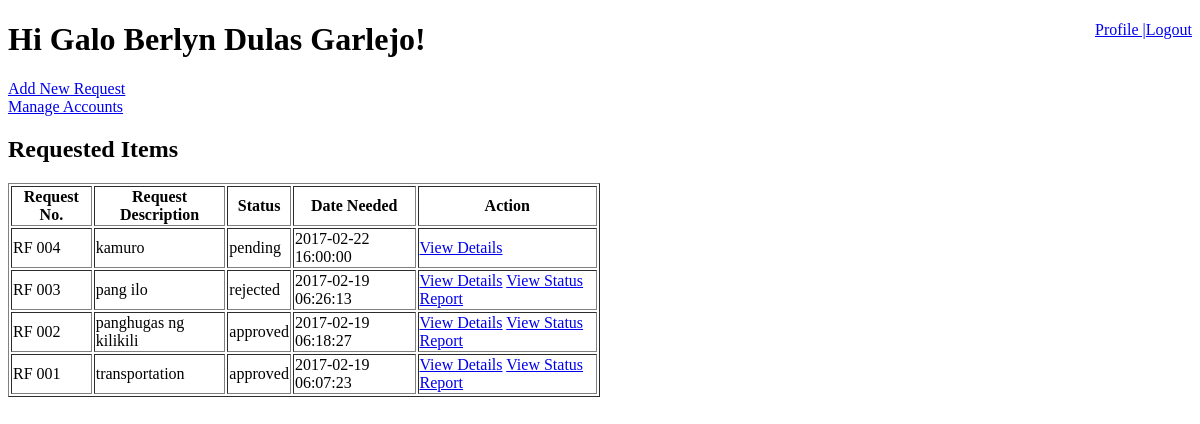
Before: /request_app/dashboard/home.php (signed in) with the older database file.
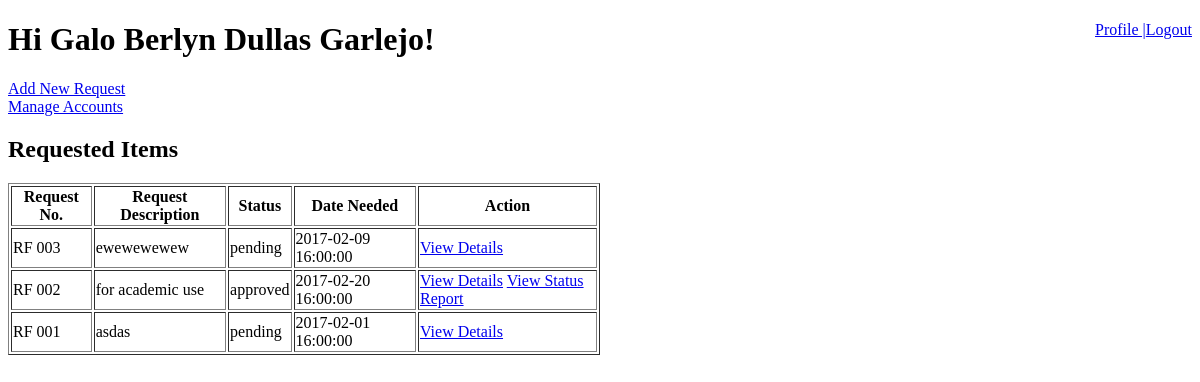
After: the same page with the newer database file.
### tables this page shows
CREATE TABLE `user_details` (
  `id` int(11) NOT NULL,
  `user_id` int(11) NOT NULL,
  `firstname` varchar(255) NOT NULL,
  `middlename` varchar(255) NOT NULL,
  `lastname` varchar(255) NOT NULL,
  `created_at` timestamp NOT NULL,
  `updated_at` timestamp NOT NULL
);

CREATE TABLE `request_form` (
  `request_id` int(11) NOT NULL,
  `requested_by` int(11) NOT NULL COMMENT 'user.id',
  `request_status` varchar(255) NOT NULL,
  `use_of_item` text NOT NULL,
  `date_needed` timestamp NOT NULL,
  `created_at` timestamp NOT NULL,
  `updated_at` timestamp NOT NULL
);

### request_app/dashboard/home.php (the view, shortened to what this page needs)
<?php
include '../shared/connection.php';
$user_id = $_SESSION['user_id'];
$user_type = $_SESSION['user_type'];
$details = "SELECT firstname,middlename,lastname from user_details where user_id = '$user_id'";
$detailsQuery = mysqli_query($conn,$details);
if($detailsQuery){
	$row = mysqli_fetch_array($detailsQuery,MYSQLI_ASSOC);
	$firstname = $row['firstname'];
	$lastname = $row['lastname'];
	$middlename = $row['middlename'];
}else{
	echo "Error: " . $detailsQuery . mysqli_error($conn);
}
if($user_type == 'accounting'){
	$requests = "SELECT * FROM request_form WHERE request_status = 'pending' ORDER BY created_at DESC";
}else{
	$requests = "SELECT * FROM request_form ORDER BY created_at DESC";
}
$requestQuery = mysqli_query($conn,$requests) or die(mysqli_error($conn));
?>
<!DOCTYPE html>
<html>
<head>
</head>
<body>
 	<div>
 		<a href="../shared/logout.php" style="float:right">Logout</a>
 		<a href="../dashboard/profile.php" style="float:right">Profile  |</a>
 		<h1>Hi <?php echo $firstname . ' ' . $middlename . ' ' . $lastname?>!</h1>
 		<div>
 		<?php
 		if($user_type=='scis'){
 			echo "<a href='request_form.php'>Add New Request</a>";
 		}else{
 			echo "<a href='../accounting/approved.php'> Approved Requests </a>";
 		}
 		?>
 		<br>
 		<?php
                if($user_id == 1){
                    echo "<a href='activator.php'>Manage Accounts</a>";
                }
            ?>
 			<h2>Requested Items</h2>
 			<table style="width:50%" border="1">
			  <tr>
			    <th>Request No.</th>
			    <th>Request Description</th>
			    <th>Status</th>
			    <th>Date Needed</th>
			    <th>Action</th>
			  </tr>
			<?php
			  while($row = mysqli_fetch_array($requestQuery)){
			  	echo "<tr><td> RF 00" . $row['request_id'] . "</td>";
			  	echo "<td>" . $row['use_of_item'] . "</td>";
			  	echo "<td>" . $row['request_status'] . "</td>";
			  	echo "<td>" . $row['date_needed'] . "</td>";
			  	echo "<td>";
			  	echo "<a href='request_details.php?request_id=" . $row['request_id'] . "'>View Details</a> ";
			  	if($row['request_status'] != 'pending'){
			  		echo "<a href='status_report.php?request_id=" . $row['request_id'] . "'>View Status Report</a>";
			  	}
			  	echo "</td></tr>";
			  }
			  ?>
			</table>
 		</div>
 	</div>
</body>
</html>

Changed rows visible on the page:
removed request_form: request_id "4", use_of_item "kamuro", request_status "pending", date_needed "2017-02-22 16:00:00"
changed user_details "Galo Berlyn": middlename "Dulas" → "Dullas"
changed request_form id 3: use_of_item "pang ilo" → "ewewewewew"; request_status "rejected" → "pending"; date_needed "2017-02-19 06:26:13" → "2017-02-09 16:00:00"; no longer shows "View Status Report"
changed request_form "approved": use_of_item "panghugas ng kilikili" → "for academic use"; date_needed "2017-02-19 06:18:27" → "2017-02-20 16:00:00"
changed request_form id 1: use_of_item "transportation" → "asdas"; request_status "approved" → "pending"; date_needed "2017-02-19 06:07:23" → "2017-02-01 16:00:00"; no longer shows "View Status Report"
